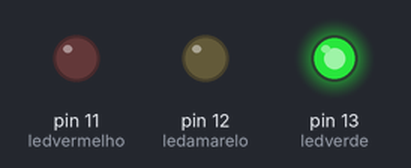
Bench run of a sketch on a simulated Arduino Uno, built with avr-gcc and run on an emulated ATmega328P. On the bench: output pins drawn as LEDs (lit = HIGH).

Above: at 0.7 s.
At 2.2 s:
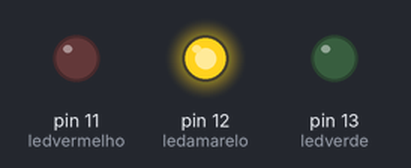
At 3.7 s:
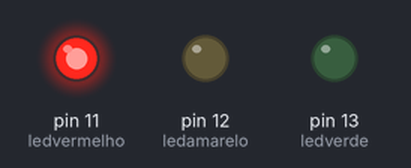
Timing chart, 0 to 5.9 s (numbered marks = the images above):
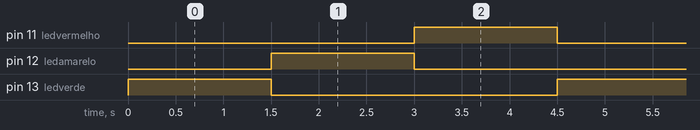

The sketch:

Projeto_SEMAFORO_SENSOR_LUZ.ino
```cpp
int ledvermelho = 11;
int ledamarelo = 12;
int ledverde = 13;
int sensorluz = A2;
int luz = 0;

void setup() {
  pinMode(ledverde, OUTPUT);
  pinMode(ledamarelo, OUTPUT);
  pinMode(ledvermelho, OUTPUT);
}
void loop()
  {
  luz = (sensorluz);
  if (luz <750)
  {
  digitalWrite(ledverde, HIGH);
  delay(1500);

  digitalWrite(ledverde, LOW);
  digitalWrite(ledamarelo, HIGH);
  delay(1500);

  digitalWrite(ledamarelo, LOW);
  digitalWrite(ledvermelho, HIGH);
  delay(1500);

  digitalWrite(ledvermelho, LOW);
  }
  else
  {
  digitalWrite(ledverde, LOW);
  digitalWrite(ledamarelo, LOW);
  digitalWrite(ledvermelho, LOW);
  }
  }
```

Measured:
- by itself, pin 11 (ledvermelho), pin 12 (ledamarelo), pin 13 (ledverde): alternates HIGH for 1.5 s and LOW for 3.0 s
- by itself, everything shown: repeats every 4.5 s, in 4 steps
